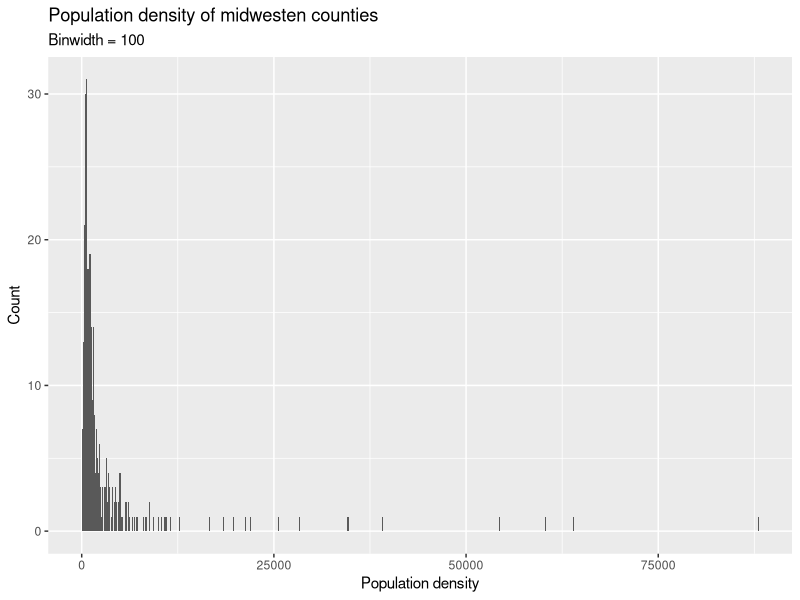
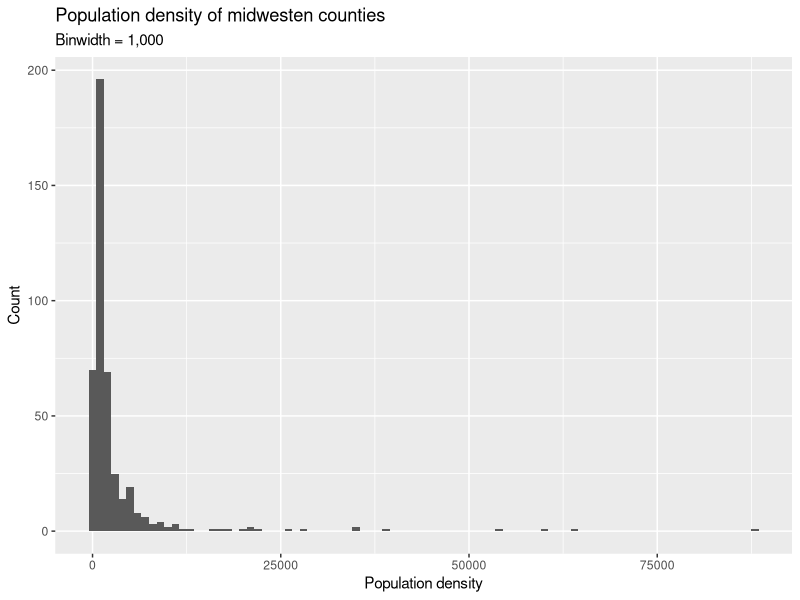
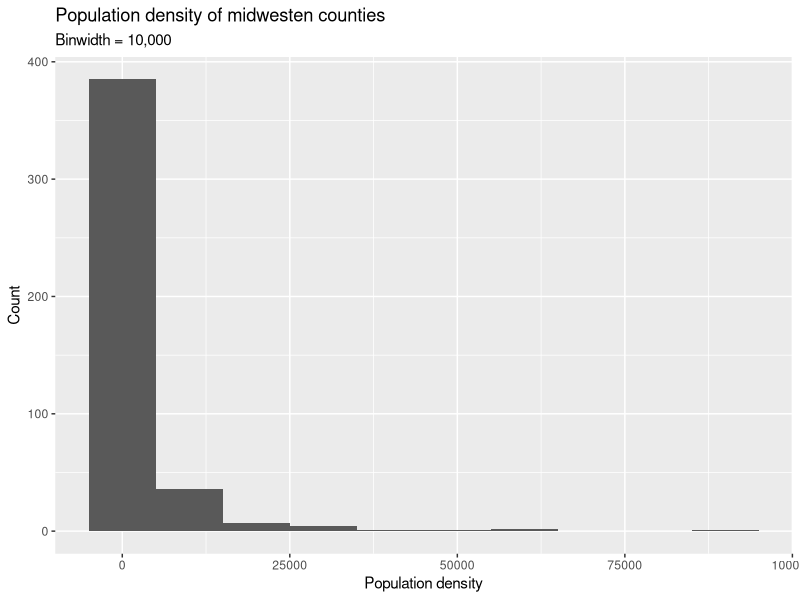
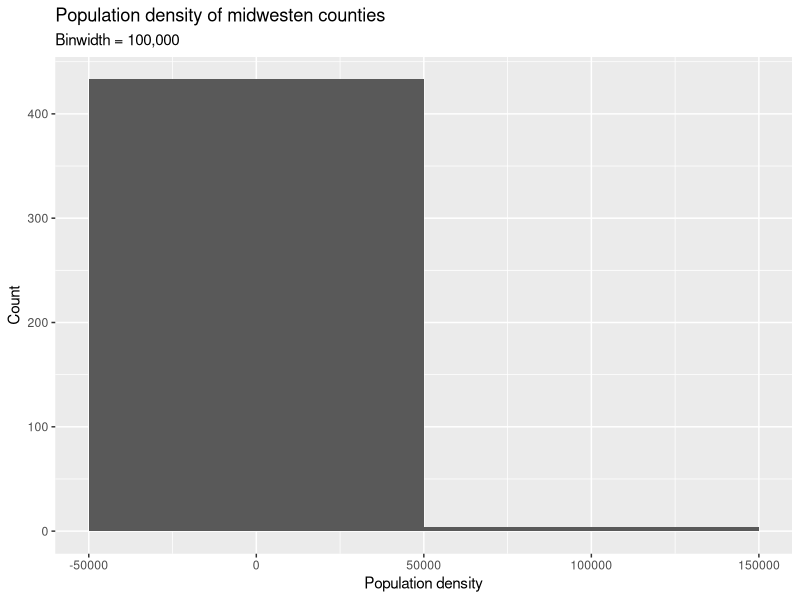
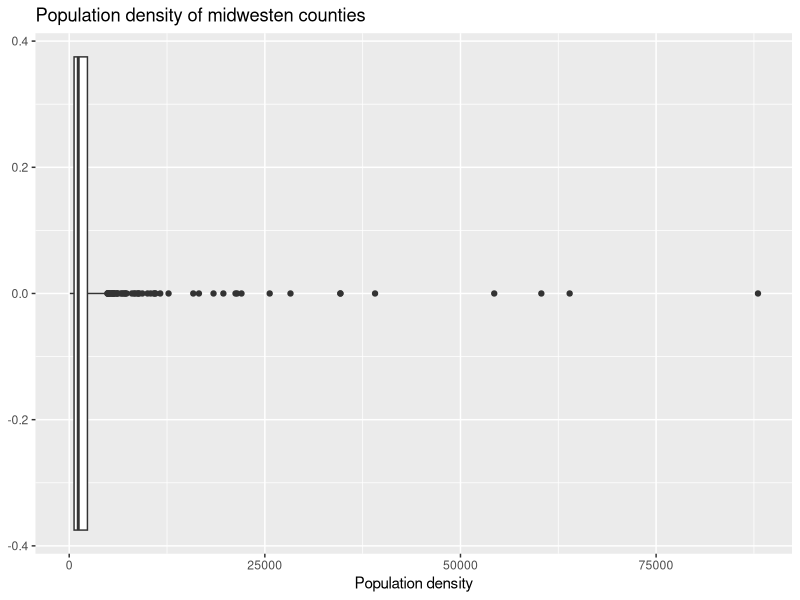
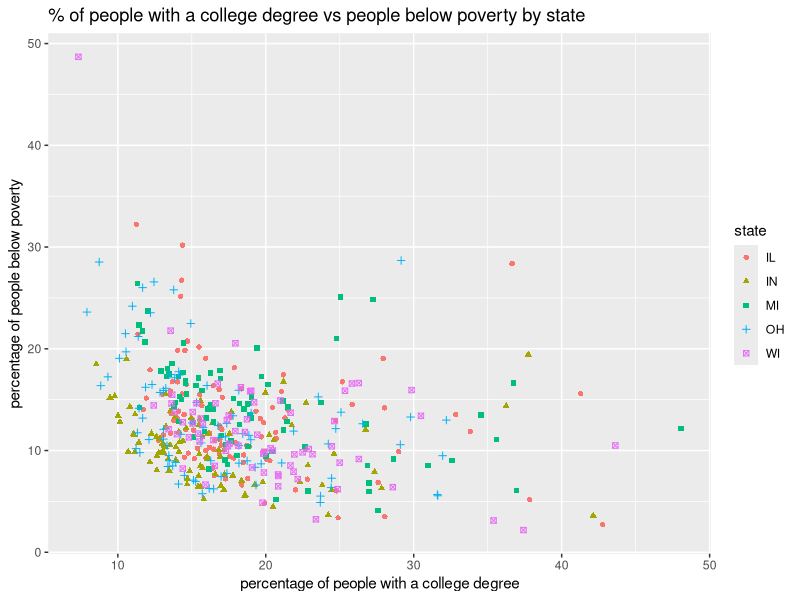
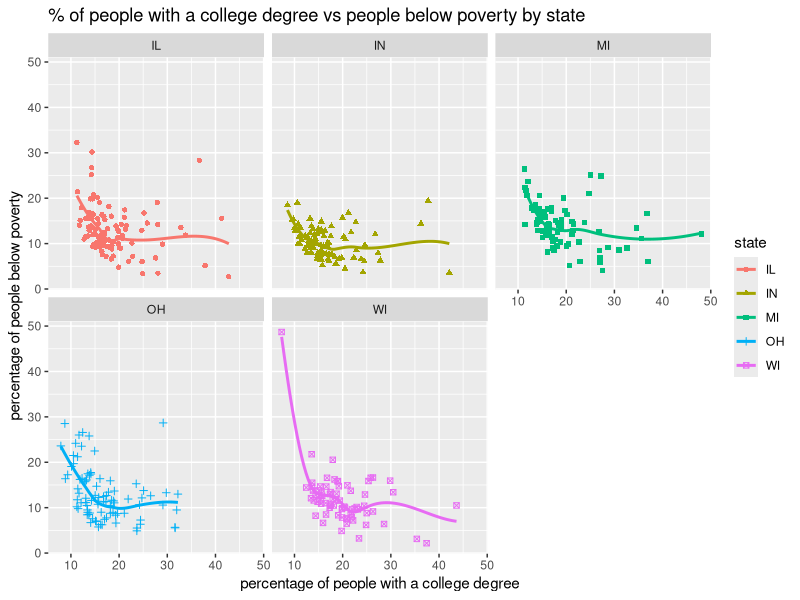
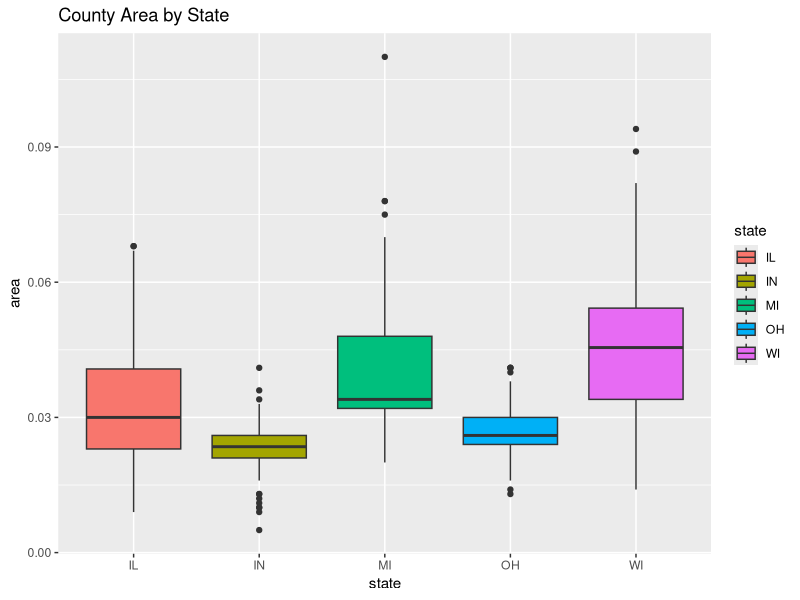

The R source for these figures, in order:
## ---- chunk 1
#| label: load-packages
#| message: false

library(tidyverse)
## ---- chunk 2
#| label: popdensity-histogram

ggplot(midwest, aes(x = popdensity)) +
  geom_histogram(binwidth = 100) +
  labs(
    x = "Population density",
    y = "Count",
    title = "Population density of midwesten counties",
    subtitle = "Binwidth = 100"
  )

ggplot(midwest, aes(x = popdensity)) +
  geom_histogram(binwidth = 1000) +
  labs(
    x = "Population density",
    y = "Count",
    title = "Population density of midwesten counties",
    subtitle = "Binwidth = 1,000"
  )

ggplot(midwest, aes(x = popdensity)) +
  geom_histogram(binwidth = 10000) +
  labs(
    x = "Population density",
    y = "Count",
    title = "Population density of midwesten counties",
    subtitle = "Binwidth = 10,000"
  )

ggplot(midwest, aes(x = popdensity)) +
  geom_histogram(binwidth = 100000) +
  labs(
    x = "Population density",
    y = "Count",
    title = "Population density of midwesten counties",
    subtitle = "Binwidth = 100,000"
  )
## ---- chunk 3
#| label: popdensity-boxplot

ggplot(midwest, aes(x = popdensity)) +
  geom_boxplot() +
  labs(
    x = "Population density",
    title = "Population density of midwesten counties",
  )
## ---- chunk 4
#| label: percollege-percbelowpoverty-scatterplot

ggplot(midwest, aes(x=percollege, y=percbelowpoverty, color = state, shape = state)) +
    geom_point() + 
    labs(
      x = "percentage of people with a college degree", 
      y = "percentage of people below poverty", 
      title = "% of people with a college degree vs people below poverty by state"
    )
## ---- chunk 5
#| label: percollege-percbelowpoverty-scatterplot-splitByState

ggplot(midwest, aes(x=percollege, y=percbelowpoverty, color = state, shape = state)) +
    geom_point() + 
    geom_smooth(se = FALSE) +
    labs(
      x = "percentage of people with a college degree", 
      y = "percentage of people below poverty", 
      title = "% of people with a college degree vs people below poverty by state"
    ) + 
  facet_wrap(~ state)

## ---- chunk 6
#| label: boxplotArea-basedOnState

#create vertical side-by-side boxplots
ggplot(midwest, aes(x=state, y=area, fill=state)) +
  geom_boxplot() +
  ggtitle('County Area by State') 

## ---- chunk 7
#| label: bar-metroPercentages

midwest <- midwest |>
  mutate(metro = if_else(inmetro == 1, "Yes", "No"))

ggplot(midwest, aes(x = state, fill = metro)) +
  geom_bar(position = "fill") + 
  labs(
    x="State",
    y="Proportion",
    title= "Proportion Metro Counties per State",
    fill="Metro"
  )
## ---- chunk 8
#| label: recreate_scatterplot

ggplot(midwest, aes(x = percollege, y=percbelowpoverty, color=percwhite)) +
  geom_point(alpha=0.5, size=2) +
  facet_wrap(~state) + 
  labs(
    x = "% college educated",
    y = "% below poverty line",
    title = "Percent people below poverty line vs has college degree per state"
  )
## ---- chunk 9
#| label: load-nc-data
#| message: false

nc_county <- read_csv("data/nc-county.csv")
## ---- chunk 10
#| label: popDensity_landArea_miles

ggplot(nc_county, aes(x=land_area_mi2, y=density)) + 
  geom_point() +
  labs(
    x= "land area of counties in miles squared",
    y= "population density",
    title= "Population density vs land area (in miles sq) of various NC counties"
  )

## ---- chunk 11
#| label: popDensity_landArea_meters

ggplot(nc_county, aes(x=land_area_m2, y=density)) + 
  geom_point() +
  labs(
    x= "land area of counties in meters squared",
    y= "population density",
    title= "Population density vs land area (in meters sq) of various NC counties"
  )
